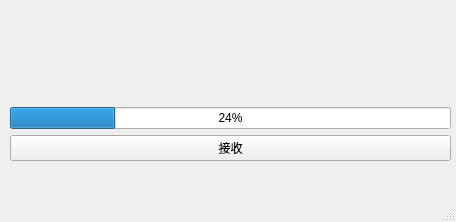
<?xml version="1.0" encoding="UTF-8"?>
<ui version="4.0">
 <class>receiveMainWindow</class>
 <widget class="QMainWindow" name="receiveMainWindow">
  <property name="geometry">
   <rect>
    <x>0</x>
    <y>0</y>
    <width>456</width>
    <height>222</height>
   </rect>
  </property>
  <property name="windowTitle">
   <string>MainWindow</string>
  </property>
  <widget class="QWidget" name="centralwidget">
   <widget class="QWidget" name="">
    <property name="geometry">
     <rect>
      <x>10</x>
      <y>0</y>
      <width>441</width>
      <height>161</height>
     </rect>
    </property>
    <layout class="QGridLayout" name="gridLayout">
     <item row="0" column="0" colspan="2">
      <widget class="QLabel" name="stLabel">
       <property name="text">
        <string/>
       </property>
      </widget>
     </item>
     <item row="1" column="0" colspan="2">
      <widget class="QProgressBar" name="recvProg">
       <property name="value">
        <number>24</number>
       </property>
      </widget>
     </item>
     <item row="2" column="0" colspan="2">
      <widget class="QPushButton" name="listenBtn">
       <property name="text">
        <string>接收</string>
       </property>
      </widget>
     </item>
    </layout>
   </widget>
  </widget>
  <widget class="QMenuBar" name="menubar">
   <property name="geometry">
    <rect>
     <x>0</x>
     <y>0</y>
     <width>456</width>
     <height>25</height>
    </rect>
   </property>
  </widget>
  <widget class="QStatusBar" name="statusbar"/>
 </widget>
 <resources/>
 <connections/>
</ui>
